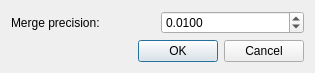
<?xml version="1.0" encoding="UTF-8"?>
<ui version="4.0">
 <class>Dialog</class>
 <widget class="QDialog" name="Dialog">
  <property name="geometry">
   <rect>
    <x>0</x>
    <y>0</y>
    <width>315</width>
    <height>61</height>
   </rect>
  </property>
  <property name="windowTitle">
   <string>Dialog</string>
  </property>
  <layout class="QHBoxLayout" name="horizontalLayout">
   <item>
    <layout class="QGridLayout" name="gridLayout">
     <item row="0" column="0">
      <widget class="QLabel" name="label">
       <property name="text">
        <string>Merge precision:</string>
       </property>
      </widget>
     </item>
     <item row="0" column="1">
      <widget class="QDoubleSpinBox" name="precision">
       <property name="decimals">
        <number>4</number>
       </property>
       <property name="value">
        <double>0.010000000000000</double>
       </property>
      </widget>
     </item>
     <item row="1" column="0" colspan="2">
      <widget class="QDialogButtonBox" name="buttonBox">
       <property name="orientation">
        <enum>Qt::Horizontal</enum>
       </property>
       <property name="standardButtons">
        <set>QDialogButtonBox::Cancel|QDialogButtonBox::Ok</set>
       </property>
      </widget>
     </item>
    </layout>
   </item>
  </layout>
 </widget>
 <resources/>
 <connections>
  <connection>
   <sender>buttonBox</sender>
   <signal>accepted()</signal>
   <receiver>Dialog</receiver>
   <slot>accept()</slot>
   <hints>
    <hint type="sourcelabel">
     <x>248</x>
     <y>254</y>
    </hint>
    <hint type="destinationlabel">
     <x>157</x>
     <y>274</y>
    </hint>
   </hints>
  </connection>
  <connection>
   <sender>buttonBox</sender>
   <signal>rejected()</signal>
   <receiver>Dialog</receiver>
   <slot>reject()</slot>
   <hints>
    <hint type="sourcelabel">
     <x>316</x>
     <y>260</y>
    </hint>
    <hint type="destinationlabel">
     <x>286</x>
     <y>274</y>
    </hint>
   </hints>
  </connection>
 </connections>
</ui>
